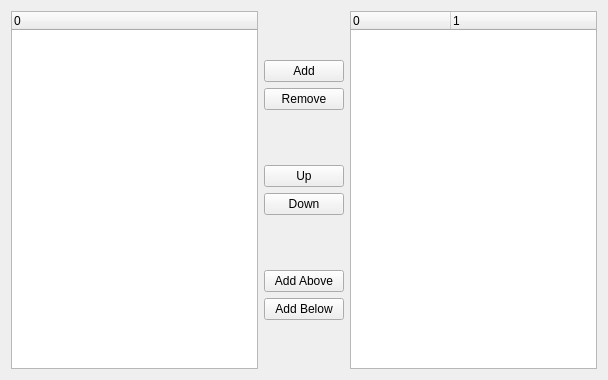
<ui version="4.0" >
 <class>InstrumentWizard</class>
 <widget class="QWidget" name="InstrumentWizard" >
  <property name="geometry" >
   <rect>
    <x>0</x>
    <y>0</y>
    <width>608</width>
    <height>380</height>
   </rect>
  </property>
  <property name="windowTitle" >
   <string>Form</string>
  </property>
  <layout class="QHBoxLayout" >
   <item>
    <widget class="QTreeWidget" name="instrumentList" >
     <property name="alternatingRowColors" >
      <bool>true</bool>
     </property>
     <property name="uniformRowHeights" >
      <bool>true</bool>
     </property>
     <property name="itemsExpandable" >
      <bool>true</bool>
     </property>
     <property name="columnCount" >
      <number>1</number>
     </property>
     <column>
      <property name="text" >
       <string>0</string>
      </property>
     </column>
    </widget>
   </item>
   <item>
    <layout class="QVBoxLayout" >
     <item>
      <spacer>
       <property name="orientation" >
        <enum>Qt::Vertical</enum>
       </property>
       <property name="sizeHint" >
        <size>
         <width>20</width>
         <height>40</height>
        </size>
       </property>
      </spacer>
     </item>
     <item>
      <widget class="QPushButton" name="addButton" >
       <property name="sizePolicy" >
        <sizepolicy vsizetype="Fixed" hsizetype="Minimum" >
         <horstretch>0</horstretch>
         <verstretch>0</verstretch>
        </sizepolicy>
       </property>
       <property name="text" >
        <string>Add</string>
       </property>
      </widget>
     </item>
     <item>
      <widget class="QPushButton" name="removeButton" >
       <property name="sizePolicy" >
        <sizepolicy vsizetype="Fixed" hsizetype="Minimum" >
         <horstretch>0</horstretch>
         <verstretch>0</verstretch>
        </sizepolicy>
       </property>
       <property name="text" >
        <string>Remove</string>
       </property>
      </widget>
     </item>
     <item>
      <spacer>
       <property name="orientation" >
        <enum>Qt::Vertical</enum>
       </property>
       <property name="sizeHint" >
        <size>
         <width>20</width>
         <height>40</height>
        </size>
       </property>
      </spacer>
     </item>
     <item>
      <widget class="QPushButton" name="upButton" >
       <property name="sizePolicy" >
        <sizepolicy vsizetype="Fixed" hsizetype="Minimum" >
         <horstretch>0</horstretch>
         <verstretch>0</verstretch>
        </sizepolicy>
       </property>
       <property name="text" >
        <string>Up</string>
       </property>
      </widget>
     </item>
     <item>
      <widget class="QPushButton" name="downButton" >
       <property name="sizePolicy" >
        <sizepolicy vsizetype="Fixed" hsizetype="Minimum" >
         <horstretch>0</horstretch>
         <verstretch>0</verstretch>
        </sizepolicy>
       </property>
       <property name="text" >
        <string>Down</string>
       </property>
      </widget>
     </item>
     <item>
      <spacer>
       <property name="orientation" >
        <enum>Qt::Vertical</enum>
       </property>
       <property name="sizeHint" >
        <size>
         <width>20</width>
         <height>40</height>
        </size>
       </property>
      </spacer>
     </item>
     <item>
      <widget class="QPushButton" name="aboveButton" >
       <property name="sizePolicy" >
        <sizepolicy vsizetype="Fixed" hsizetype="Minimum" >
         <horstretch>0</horstretch>
         <verstretch>0</verstretch>
        </sizepolicy>
       </property>
       <property name="text" >
        <string>Add Above</string>
       </property>
      </widget>
     </item>
     <item>
      <widget class="QPushButton" name="belowButton" >
       <property name="sizePolicy" >
        <sizepolicy vsizetype="Fixed" hsizetype="Minimum" >
         <horstretch>0</horstretch>
         <verstretch>0</verstretch>
        </sizepolicy>
       </property>
       <property name="text" >
        <string>Add Below</string>
       </property>
      </widget>
     </item>
     <item>
      <spacer>
       <property name="orientation" >
        <enum>Qt::Vertical</enum>
       </property>
       <property name="sizeHint" >
        <size>
         <width>20</width>
         <height>40</height>
        </size>
       </property>
      </spacer>
     </item>
    </layout>
   </item>
   <item>
    <widget class="QTreeWidget" name="partiturList" >
     <property name="alternatingRowColors" >
      <bool>true</bool>
     </property>
     <property name="uniformRowHeights" >
      <bool>true</bool>
     </property>
     <property name="columnCount" >
      <number>2</number>
     </property>
     <column>
      <property name="text" >
       <string>0</string>
      </property>
     </column>
     <column>
      <property name="text" >
       <string>1</string>
      </property>
     </column>
    </widget>
   </item>
  </layout>
 </widget>
 <resources/>
 <connections/>
</ui>
